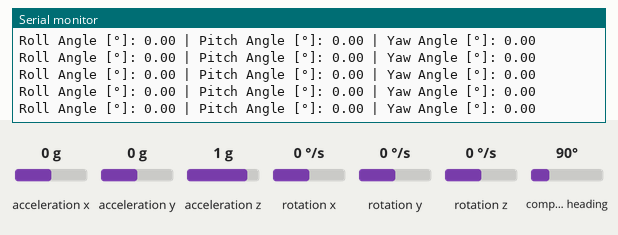
This sketch was run on a simulated Arduino Nano 33 BLE. Shown: the last lines printed to the serial monitor. The test bench sets the inputs (shaded band); at power-on: acceleration x 0 g, acceleration y 0 g, acceleration z 1 g, rotation x 0 °/s, rotation y 0 °/s, rotation z 0 °/s, compass heading 90°.

Above: at 5.8 s.
5.9 s: acceleration x set to -1.4 g
At 6.8 s:
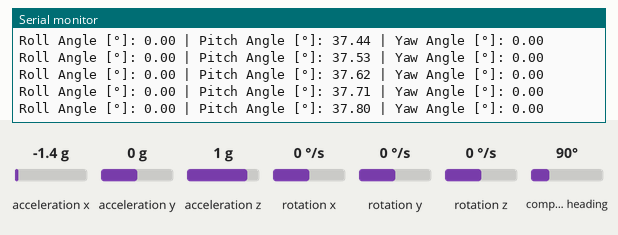
7.4 s: acceleration y set to -1.4 g
At 8.4 s:
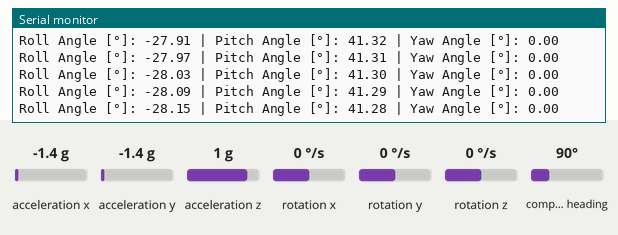
8.9 s: acceleration z set to -1.4 g
At 9.4 s:
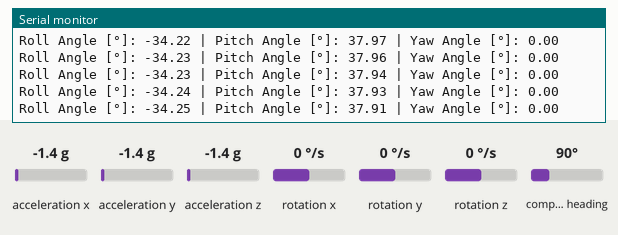
10.4 s: rotation x set to -192 °/s
At 11.4 s:
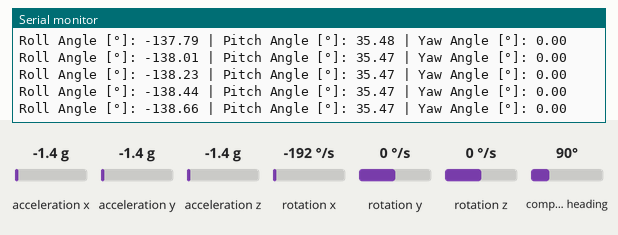
11.9 s: rotation y set to -192 °/s
At 12.6 s:
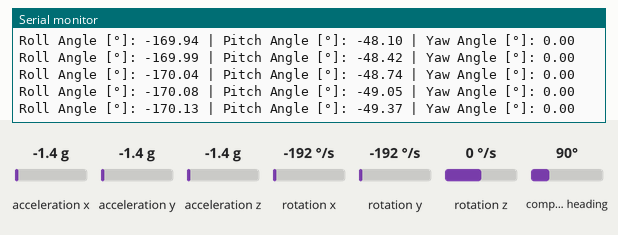
Timing chart, 0 to 14.4 s (numbered marks = the images above; inputs shaded):
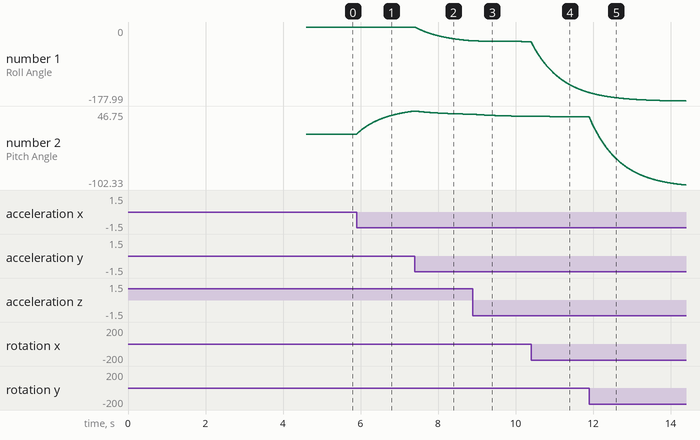

The sketch:

test_2.ino
```cpp
// ------------------------------- Useful Links -------------------------------------
// General resources on Arduino and libraries
// Arduino: https://www.arduino.cc

// Sensor Datasheets and Library Information:
// LSM9DS1 IMU Datasheet: https://html.alldatasheet.com/html-pdf/1242998/STMICROELECTRONICS/LSM9DS1/6815/3/LSM9DS1.html
// LSM9DS1 Library for Arduino: https://github.com/arduino-libraries/Arduino_LSM9DS1

// Learning Resources - Tutorials and guides:
// Inertial Measurement Units (IMUs) Introduction: https://learn.sparkfun.com/tutorials/all-about-imus
// Kalman Filter Explanation and Tutorial: https://www.kalmanfilter.net/default.aspx
// Sensor Fusion Guide: https://www.thepoorengineer.com/en/sensor-fusion/

// ------------------------------- Feedback -------------------------------------
// Feedback on current sensor performance issues
// angle x: accurate measurement, no drift, no bias , stable
// angle y: accurate measurement, no drift, no bias , stable
// angle z: accurate measurement, no drift, negligeable bias , stable
// light: not used by this algorithm
// Not Sensitive to inaccurate value when lighting is poor
// A little slower at measuring the angle x and y
// fast at measuring z angle
// measures the pitch

// Header
#include <Arduino_LSM9DS1.h>

// Global variable
// Constants for gyro sensitivity based on expected range settings (not used by this algorithm)
const float GyroSensitivity = 0.081875;

float RateRoll, RatePitch, RateYaw;
float RateCalibrationRoll, RateCalibrationPitch, RateCalibrationYaw;
int RateCalibrationNumber;
float AccX, AccY, AccZ;
float MagX, MagY, MagZ;
float AngleRoll, AnglePitch;
float yaw = 0;
uint32_t LoopTimer;
float gz_bias = 0;
float KalmanAngleRoll = 0, KalmanUncertaintyAngleRoll = 4;
float KalmanAnglePitch = 0, KalmanUncertaintyAnglePitch = 4;
float Kalman1DOutput[2];

// Kalman filter function
void kalman_1d(float &KalmanState, float &KalmanUncertainty, float KalmanInput, float KalmanMeasurement)
{
    KalmanState += 0.004 * KalmanInput;                             // Predict next state with input
    KalmanUncertainty += 0.004 * 0.004 * 16;                        // Increase uncertainty
    float KalmanGain = KalmanUncertainty / (KalmanUncertainty + 9); // Compute Kalman gain
    KalmanState += KalmanGain * (KalmanMeasurement - KalmanState);  // Update estimate with measurement
    KalmanUncertainty = (1 - KalmanGain) * KalmanUncertainty;       // Update uncertainty
    Kalman1DOutput[0] = KalmanState;                                // Store updated state
    Kalman1DOutput[1] = KalmanUncertainty;                          // Store updated uncertainty
}

// Function to read all sensors and store data in global variables
void readSensors()
{
    if (IMU.accelerationAvailable() && IMU.gyroscopeAvailable() && IMU.magneticFieldAvailable())
    {
        float xAcc, yAcc, zAcc;
        float xGyro, yGyro, zGyro;
        float xMag, yMag, zMag;

        IMU.readAcceleration(xAcc, yAcc, zAcc);
        IMU.readGyroscope(xGyro, yGyro, zGyro);
        IMU.readMagneticField(xMag, yMag, zMag);

        RateRoll = xGyro;
        RatePitch = yGyro;
        RateYaw = zGyro / GyroSensitivity;

        AccX = xAcc;
        AccY = yAcc;
        AccZ = zAcc;
        MagX = xMag;
        MagY = yMag;
        MagZ = zMag;

        // Calculate Roll and Pitch based on sensor data
        AngleRoll = atan2(yAcc, sqrt(xAcc * xAcc + zAcc * zAcc)) * (180.0 / PI);
        AnglePitch = -atan2(xAcc, sqrt(yAcc * yAcc + zAcc * zAcc)) * (180.0 / PI);

        // Continuous yaw update based on gyroscope data, corrected for bias
        float gz_dps = RateYaw - gz_bias;              // Calculate degrees per second
        float dt = (micros() - LoopTimer) / 1000000.0; // Calculate elapsed time in seconds
        yaw += gz_dps * dt;
    }
}

// Setup function to initialize hardware and calibrate sensors
void setup()
{
    Serial.begin(115200);
    if (!IMU.begin())
    {
        Serial.println("Failed to initialize IMU!");
        while (1)
            ;
    }

    // Calculate gyro Z-axis bias for accurate yaw calculation
    gz_bias = calculate_gz_bias();
    LoopTimer = micros();
}

// loop function
void loop()
{
    readSensors();

    // Kalman filter calculations for Roll and Pitch only
    kalman_1d(KalmanAngleRoll, KalmanUncertaintyAngleRoll, RateRoll, AngleRoll);
    KalmanAngleRoll = Kalman1DOutput[0];
    KalmanUncertaintyAngleRoll = Kalman1DOutput[1];
    kalman_1d(KalmanAnglePitch, KalmanUncertaintyAnglePitch, RatePitch, AnglePitch);
    KalmanAnglePitch = Kalman1DOutput[0];
    KalmanUncertaintyAnglePitch = Kalman1DOutput[1];

    // Print the calculated angles to the serial monitor
    Serial.print("Roll Angle [°]: ");
    Serial.print(KalmanAngleRoll);
    Serial.print(" | Pitch Angle [°]: ");
    Serial.print(KalmanAnglePitch);
    Serial.print(" | Yaw Angle [°]: ");
    Serial.println(yaw); // Directly print the continuously updated yaw angle

    while (micros() - LoopTimer < 4000)
        ;                 // Maintain a loop timing of 4 milliseconds
    LoopTimer = micros(); // Reset loop timer
}

// Function to calculate and return gyroscope Z-axis bias
float calculate_gz_bias()
{
    int numSamples = 2000;
    float sum = 0;
    for (int i = 0; i < numSamples; i++)
    {
        float xGyro, yGyro, zGyro;
        IMU.readGyroscope(xGyro, yGyro, zGyro);
        sum += zGyro / GyroSensitivity;
        delay(2);
    }
    return sum / numSamples;
}
```

Measured:
- after the input at 5.9 s, the serial monitor: prints a new line at once (image 1)
- plotted number 2: 0 → 46.75 after the input at 5.9 s
